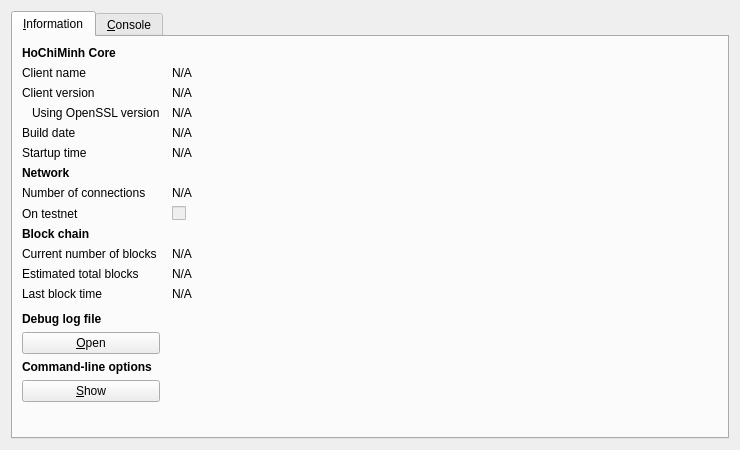
<?xml version="1.0" encoding="UTF-8"?>
<ui version="4.0">
 <class>RPCConsole</class>
 <widget class="QDialog" name="RPCConsole">
  <property name="geometry">
   <rect>
    <x>0</x>
    <y>0</y>
    <width>740</width>
    <height>450</height>
   </rect>
  </property>
  <property name="windowTitle">
   <string>HoChiMinh - Debug window</string>
  </property>
  <layout class="QVBoxLayout" name="verticalLayout_2">
   <item>
    <widget class="QTabWidget" name="tabWidget">
     <property name="currentIndex">
      <number>0</number>
     </property>
     <widget class="QWidget" name="tab_info">
      <attribute name="title">
       <string>&amp;Information</string>
      </attribute>
      <layout class="QGridLayout" name="gridLayout" columnstretch="0,1">
       <property name="horizontalSpacing">
        <number>12</number>
       </property>
       <item row="0" column="0">
        <widget class="QLabel" name="label_9">
         <property name="font">
          <font>
           <weight>75</weight>
           <bold>true</bold>
          </font>
         </property>
         <property name="text">
          <string>HoChiMinh Core</string>
         </property>
        </widget>
       </item>
       <item row="1" column="0">
        <widget class="QLabel" name="label_5">
         <property name="text">
          <string>Client name</string>
         </property>
        </widget>
       </item>
       <item row="1" column="1">
        <widget class="QLabel" name="clientName">
         <property name="cursor">
          <cursorShape>IBeamCursor</cursorShape>
         </property>
         <property name="text">
          <string>N/A</string>
         </property>
         <property name="textFormat">
          <enum>Qt::PlainText</enum>
         </property>
         <property name="textInteractionFlags">
          <set>Qt::LinksAccessibleByMouse|Qt::TextSelectableByKeyboard|Qt::TextSelectableByMouse</set>
         </property>
        </widget>
       </item>
       <item row="2" column="0">
        <widget class="QLabel" name="label_6">
         <property name="text">
          <string>Client version</string>
         </property>
        </widget>
       </item>
       <item row="2" column="1">
        <widget class="QLabel" name="clientVersion">
         <property name="cursor">
          <cursorShape>IBeamCursor</cursorShape>
         </property>
         <property name="text">
          <string>N/A</string>
         </property>
         <property name="textFormat">
          <enum>Qt::PlainText</enum>
         </property>
         <property name="textInteractionFlags">
          <set>Qt::LinksAccessibleByMouse|Qt::TextSelectableByKeyboard|Qt::TextSelectableByMouse</set>
         </property>
        </widget>
       </item>
       <item row="3" column="0">
        <widget class="QLabel" name="label_14">
         <property name="text">
          <string>Using OpenSSL version</string>
         </property>
         <property name="indent">
          <number>10</number>
         </property>
        </widget>
       </item>
       <item row="3" column="1">
        <widget class="QLabel" name="openSSLVersion">
         <property name="cursor">
          <cursorShape>IBeamCursor</cursorShape>
         </property>
         <property name="text">
          <string>N/A</string>
         </property>
         <property name="textFormat">
          <enum>Qt::PlainText</enum>
         </property>
         <property name="textInteractionFlags">
          <set>Qt::LinksAccessibleByMouse|Qt::TextSelectableByKeyboard|Qt::TextSelectableByMouse</set>
         </property>
        </widget>
       </item>
       <item row="4" column="0">
        <widget class="QLabel" name="label_12">
         <property name="text">
          <string>Build date</string>
         </property>
        </widget>
       </item>
       <item row="4" column="1">
        <widget class="QLabel" name="buildDate">
         <property name="cursor">
          <cursorShape>IBeamCursor</cursorShape>
         </property>
         <property name="text">
          <string>N/A</string>
         </property>
         <property name="textFormat">
          <enum>Qt::PlainText</enum>
         </property>
         <property name="textInteractionFlags">
          <set>Qt::LinksAccessibleByMouse|Qt::TextSelectableByKeyboard|Qt::TextSelectableByMouse</set>
         </property>
        </widget>
       </item>
       <item row="5" column="0">
        <widget class="QLabel" name="label_13">
         <property name="text">
          <string>Startup time</string>
         </property>
        </widget>
       </item>
       <item row="5" column="1">
        <widget class="QLabel" name="startupTime">
         <property name="cursor">
          <cursorShape>IBeamCursor</cursorShape>
         </property>
         <property name="text">
          <string>N/A</string>
         </property>
         <property name="textFormat">
          <enum>Qt::PlainText</enum>
         </property>
         <property name="textInteractionFlags">
          <set>Qt::LinksAccessibleByMouse|Qt::TextSelectableByKeyboard|Qt::TextSelectableByMouse</set>
         </property>
        </widget>
       </item>
       <item row="6" column="0">
        <widget class="QLabel" name="label_11">
         <property name="font">
          <font>
           <weight>75</weight>
           <bold>true</bold>
          </font>
         </property>
         <property name="text">
          <string>Network</string>
         </property>
        </widget>
       </item>
       <item row="7" column="0">
        <widget class="QLabel" name="label_7">
         <property name="text">
          <string>Number of connections</string>
         </property>
        </widget>
       </item>
       <item row="7" column="1">
        <widget class="QLabel" name="numberOfConnections">
         <property name="cursor">
          <cursorShape>IBeamCursor</cursorShape>
         </property>
         <property name="text">
          <string>N/A</string>
         </property>
         <property name="textFormat">
          <enum>Qt::PlainText</enum>
         </property>
         <property name="textInteractionFlags">
          <set>Qt::LinksAccessibleByMouse|Qt::TextSelectableByKeyboard|Qt::TextSelectableByMouse</set>
         </property>
        </widget>
       </item>
       <item row="8" column="0">
        <widget class="QLabel" name="label_8">
         <property name="text">
          <string>On testnet</string>
         </property>
        </widget>
       </item>
       <item row="8" column="1">
        <widget class="QCheckBox" name="isTestNet">
         <property name="enabled">
          <bool>false</bool>
         </property>
         <property name="text">
          <string/>
         </property>
        </widget>
       </item>
       <item row="9" column="0">
        <widget class="QLabel" name="label_10">
         <property name="font">
          <font>
           <weight>75</weight>
           <bold>true</bold>
          </font>
         </property>
         <property name="text">
          <string>Block chain</string>
         </property>
        </widget>
       </item>
       <item row="10" column="0">
        <widget class="QLabel" name="label_3">
         <property name="text">
          <string>Current number of blocks</string>
         </property>
        </widget>
       </item>
       <item row="10" column="1">
        <widget class="QLabel" name="numberOfBlocks">
         <property name="cursor">
          <cursorShape>IBeamCursor</cursorShape>
         </property>
         <property name="text">
          <string>N/A</string>
         </property>
         <property name="textFormat">
          <enum>Qt::PlainText</enum>
         </property>
         <property name="textInteractionFlags">
          <set>Qt::LinksAccessibleByMouse|Qt::TextSelectableByKeyboard|Qt::TextSelectableByMouse</set>
         </property>
        </widget>
       </item>
       <item row="11" column="0">
        <widget class="QLabel" name="label_4">
         <property name="text">
          <string>Estimated total blocks</string>
         </property>
        </widget>
       </item>
       <item row="11" column="1">
        <widget class="QLabel" name="totalBlocks">
         <property name="cursor">
          <cursorShape>IBeamCursor</cursorShape>
         </property>
         <property name="text">
          <string>N/A</string>
         </property>
         <property name="textFormat">
          <enum>Qt::PlainText</enum>
         </property>
         <property name="textInteractionFlags">
          <set>Qt::LinksAccessibleByMouse|Qt::TextSelectableByKeyboard|Qt::TextSelectableByMouse</set>
         </property>
        </widget>
       </item>
       <item row="12" column="0">
        <widget class="QLabel" name="label_2">
         <property name="text">
          <string>Last block time</string>
         </property>
        </widget>
       </item>
       <item row="12" column="1">
        <widget class="QLabel" name="lastBlockTime">
         <property name="cursor">
          <cursorShape>IBeamCursor</cursorShape>
         </property>
         <property name="text">
          <string>N/A</string>
         </property>
         <property name="textFormat">
          <enum>Qt::PlainText</enum>
         </property>
         <property name="textInteractionFlags">
          <set>Qt::LinksAccessibleByMouse|Qt::TextSelectableByKeyboard|Qt::TextSelectableByMouse</set>
         </property>
        </widget>
       </item>
       <item row="13" column="0">
        <spacer name="verticalSpacer_2">
         <property name="orientation">
          <enum>Qt::Vertical</enum>
         </property>
         <property name="sizeHint" stdset="0">
          <size>
           <width>20</width>
           <height>20</height>
          </size>
         </property>
        </spacer>
       </item>
       <item row="14" column="0">
        <widget class="QLabel" name="labelDebugLogfile">
         <property name="font">
          <font>
           <weight>75</weight>
           <bold>true</bold>
          </font>
         </property>
         <property name="text">
          <string>Debug log file</string>
         </property>
        </widget>
       </item>
       <item row="15" column="0">
        <widget class="QPushButton" name="openDebugLogfileButton">
         <property name="toolTip">
          <string>Open the HoChiMinh debug log file from the current data directory. This can take a few seconds for large log files.</string>
         </property>
         <property name="text">
          <string>&amp;Open</string>
         </property>
         <property name="autoDefault">
          <bool>false</bool>
         </property>
        </widget>
       </item>
       <item row="16" column="0">
        <widget class="QLabel" name="labelCLOptions">
         <property name="font">
          <font>
           <weight>75</weight>
           <bold>true</bold>
          </font>
         </property>
         <property name="text">
          <string>Command-line options</string>
         </property>
        </widget>
       </item>
       <item row="17" column="0">
        <widget class="QPushButton" name="showCLOptionsButton">
         <property name="toolTip">
          <string>Show the HoChiMinh-Qt help message to get a list with possible HoChiMinh command-line options.</string>
         </property>
         <property name="text">
          <string>&amp;Show</string>
         </property>
         <property name="autoDefault">
          <bool>false</bool>
         </property>
        </widget>
       </item>
       <item row="18" column="0">
        <spacer name="verticalSpacer">
         <property name="orientation">
          <enum>Qt::Vertical</enum>
         </property>
         <property name="sizeHint" stdset="0">
          <size>
           <width>20</width>
           <height>40</height>
          </size>
         </property>
        </spacer>
       </item>
      </layout>
     </widget>
     <widget class="QWidget" name="tab_console">
      <attribute name="title">
       <string>&amp;Console</string>
      </attribute>
      <layout class="QVBoxLayout" name="verticalLayout_3">
       <property name="spacing">
        <number>3</number>
       </property>
       <item>
        <widget class="QTextEdit" name="messagesWidget">
         <property name="minimumSize">
          <size>
           <width>0</width>
           <height>100</height>
          </size>
         </property>
         <property name="readOnly">
          <bool>true</bool>
         </property>
         <property name="tabKeyNavigation" stdset="0">
          <bool>false</bool>
         </property>
         <property name="columnCount" stdset="0">
          <number>2</number>
         </property>
        </widget>
       </item>
       <item>
        <layout class="QHBoxLayout" name="horizontalLayout">
         <property name="spacing">
          <number>3</number>
         </property>
         <item>
          <widget class="QLabel" name="label">
           <property name="text">
            <string notr="true">&gt;</string>
           </property>
          </widget>
         </item>
         <item>
          <widget class="QLineEdit" name="lineEdit"/>
         </item>
         <item>
          <widget class="QPushButton" name="clearButton">
           <property name="maximumSize">
            <size>
             <width>24</width>
             <height>24</height>
            </size>
           </property>
           <property name="toolTip">
            <string>Clear console</string>
           </property>
           <property name="text">
            <string/>
           </property>
           <property name="icon">
            <iconset resource="../bitcoin.qrc">
             <normaloff>:/icons/remove</normaloff>:/icons/remove</iconset>
           </property>
           <property name="shortcut">
            <string notr="true">Ctrl+L</string>
           </property>
           <property name="autoDefault">
            <bool>false</bool>
           </property>
          </widget>
         </item>
        </layout>
       </item>
      </layout>
     </widget>
    </widget>
   </item>
  </layout>
 </widget>
 <resources>
  <include location="../bitcoin.qrc"/>
 </resources>
 <connections/>
</ui>
